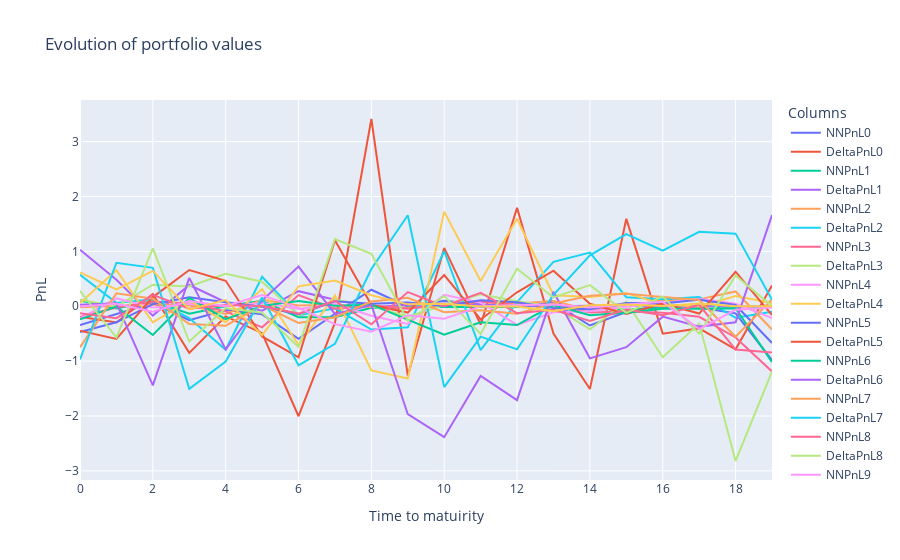

Notebook code for this chart:
### Code cell
fig = go.Figure()
# Add traces for each column
for column in rewards.columns:
    fig.add_trace(go.Scatter(x=rewards.index, y=rewards[column], mode='lines', name=f"NNPnL{column}"))
    fig.add_trace(go.Scatter(x=rewards_1.index, y=rewards_1[column], mode='lines', name=f"DeltaPnL{column}"))

# Update layout
fig.update_layout(
    title='Evolution of portfolio values',
    xaxis_title='Time to matuirity',
    yaxis_title='PnL',
    template='plotly',
    legend=dict(title='Columns'),
)

# Show the plot
fig.show()
